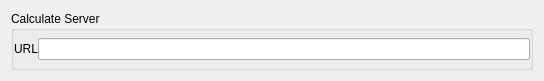
<?xml version="1.0" encoding="UTF-8"?>
<ui version="4.0">
 <class>Calculate</class>
 <widget class="QWidget" name="Calculate">
  <property name="geometry">
   <rect>
    <x>0</x>
    <y>0</y>
    <width>544</width>
    <height>81</height>
   </rect>
  </property>
  <property name="windowTitle">
   <string>Calculate</string>
  </property>
  <layout class="QGridLayout" name="gridLayout">
   <item row="0" column="0">
    <widget class="QGroupBox" name="groupBox">
     <property name="title">
      <string>Calculate Server</string>
     </property>
     <layout class="QGridLayout" name="gridLayout_4">
      <property name="leftMargin">
       <number>0</number>
      </property>
      <property name="topMargin">
       <number>0</number>
      </property>
      <property name="rightMargin">
       <number>0</number>
      </property>
      <property name="bottomMargin">
       <number>0</number>
      </property>
      <property name="spacing">
       <number>0</number>
      </property>
      <item row="0" column="0">
       <layout class="QHBoxLayout" name="hLayCalculateServer">
        <item>
         <widget class="QLabel" name="labelCalculateURL">
          <property name="text">
           <string>URL</string>
          </property>
         </widget>
        </item>
        <item>
         <widget class="QLineEdit" name="lineEditCalculateURL"/>
        </item>
       </layout>
      </item>
     </layout>
    </widget>
   </item>
  </layout>
 </widget>
 <resources/>
 <connections/>
</ui>
